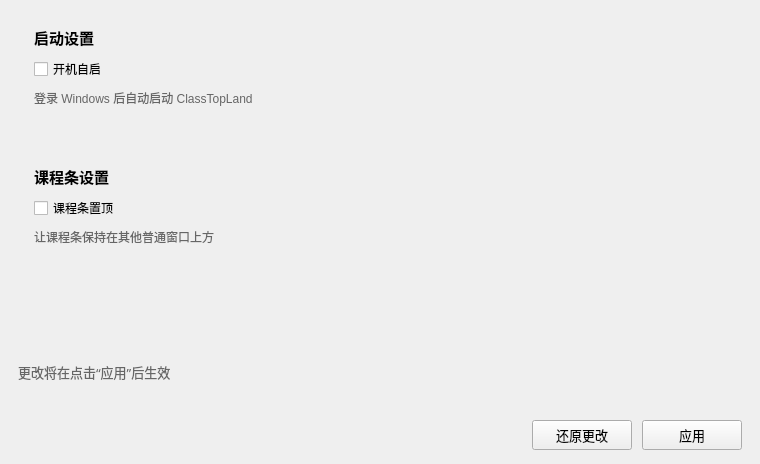
<?xml version="1.0" encoding="UTF-8"?>
<ui version="4.0">
 <class>GeneralSettingsTab</class>
 <widget class="QWidget" name="generalSettingsTab">
  <property name="geometry">
   <rect>
    <x>0</x>
    <y>0</y>
    <width>760</width>
    <height>464</height>
   </rect>
  </property>
  <property name="font">
   <font>
    <family>Microsoft YaHei</family>
    <pointsize>10</pointsize>
   </font>
  </property>
  <property name="windowTitle">
   <string>通用设置</string>
  </property>
  <property name="styleSheet">
   <string notr="true">QWidget#generalSettingsTab { background: #ffffff; }
QWidget#generalSettingsTab QPushButton:disabled { background: #e5e5e5; color: #888888; }</string>
  </property>
  <layout class="QVBoxLayout" name="generalSettingsLayout" stretch="0,0,1,0,0,0">
   <property name="leftMargin">
    <number>18</number>
   </property>
   <property name="topMargin">
    <number>14</number>
   </property>
   <property name="rightMargin">
    <number>18</number>
   </property>
   <property name="bottomMargin">
    <number>14</number>
   </property>
   <property name="spacing">
    <number>10</number>
   </property>
   <item>
    <widget class="QFrame" name="generalStartupCard">
     <layout class="QVBoxLayout" name="startupLayout">
      <property name="leftMargin">
       <number>16</number>
      </property>
      <property name="topMargin">
       <number>12</number>
      </property>
      <property name="rightMargin">
       <number>16</number>
      </property>
      <property name="bottomMargin">
       <number>14</number>
      </property>
      <property name="spacing">
       <number>8</number>
      </property>
      <item>
       <widget class="QLabel" name="startupTitle">
        <property name="font">
         <font>
          <pointsize>11</pointsize>
          <bold>true</bold>
         </font>
        </property>
        <property name="text">
         <string>启动设置</string>
        </property>
       </widget>
      </item>
      <item>
       <widget class="QCheckBox" name="autoStartCheckBox">
        <property name="sizePolicy">
         <sizepolicy hsizetype="Maximum" vsizetype="Preferred">
          <horstretch>0</horstretch>
          <verstretch>0</verstretch>
         </sizepolicy>
        </property>
        <property name="accessibleDescription">
         <string>登录 Windows 后自动启动 ClassTopLand</string>
        </property>
        <property name="text">
         <string>开机自启</string>
        </property>
       </widget>
      </item>
      <item>
       <widget class="QLabel" name="startupDescription">
        <property name="styleSheet">
         <string notr="true">color:#666666;</string>
        </property>
        <property name="text">
         <string>登录 Windows 后自动启动 ClassTopLand</string>
        </property>
        <property name="wordWrap">
         <bool>true</bool>
        </property>
       </widget>
      </item>
      <item>
       <widget class="QLabel" name="autoStartCheckBoxError">
        <property name="styleSheet">
         <string notr="true">color:#b42318;</string>
        </property>
        <property name="text">
         <string/>
        </property>
        <property name="wordWrap">
         <bool>true</bool>
        </property>
       </widget>
      </item>
     </layout>
    </widget>
   </item>
   <item>
    <widget class="QFrame" name="generalCourseBarCard">
     <layout class="QVBoxLayout" name="courseBarLayout">
      <property name="leftMargin">
       <number>16</number>
      </property>
      <property name="topMargin">
       <number>12</number>
      </property>
      <property name="rightMargin">
       <number>16</number>
      </property>
      <property name="bottomMargin">
       <number>14</number>
      </property>
      <property name="spacing">
       <number>8</number>
      </property>
      <item>
       <widget class="QLabel" name="courseBarTitle">
        <property name="font">
         <font>
          <pointsize>11</pointsize>
          <bold>true</bold>
         </font>
        </property>
        <property name="text">
         <string>课程条设置</string>
        </property>
       </widget>
      </item>
      <item>
       <widget class="QCheckBox" name="alwaysOnTopCheckBox">
        <property name="sizePolicy">
         <sizepolicy hsizetype="Maximum" vsizetype="Preferred">
          <horstretch>0</horstretch>
          <verstretch>0</verstretch>
         </sizepolicy>
        </property>
        <property name="accessibleDescription">
         <string>让课程条保持在其他普通窗口上方</string>
        </property>
        <property name="text">
         <string>课程条置顶</string>
        </property>
       </widget>
      </item>
      <item>
       <widget class="QLabel" name="courseBarDescription">
        <property name="styleSheet">
         <string notr="true">color:#666666;</string>
        </property>
        <property name="text">
         <string>让课程条保持在其他普通窗口上方</string>
        </property>
        <property name="wordWrap">
         <bool>true</bool>
        </property>
       </widget>
      </item>
      <item>
       <widget class="QLabel" name="alwaysOnTopCheckBoxError">
        <property name="styleSheet">
         <string notr="true">color:#b42318;</string>
        </property>
        <property name="text">
         <string/>
        </property>
        <property name="wordWrap">
         <bool>true</bool>
        </property>
       </widget>
      </item>
     </layout>
    </widget>
   </item>
   <item>
    <spacer name="generalSettingsSpacer">
     <property name="orientation">
      <enum>Qt::Orientation::Vertical</enum>
     </property>
     <property name="sizeHint" stdset="0">
      <size>
       <width>20</width>
       <height>40</height>
      </size>
     </property>
    </spacer>
   </item>
   <item>
    <widget class="QLabel" name="applyHint">
     <property name="styleSheet">
      <string notr="true">color:#666666;</string>
     </property>
     <property name="text">
      <string>更改将在点击“应用”后生效</string>
     </property>
     <property name="wordWrap">
      <bool>true</bool>
     </property>
    </widget>
   </item>
   <item>
    <widget class="QLabel" name="generalSettingsStatus">
     <property name="text">
      <string/>
     </property>
     <property name="wordWrap">
      <bool>true</bool>
     </property>
    </widget>
   </item>
   <item>
    <layout class="QHBoxLayout" name="generalSettingsActions">
     <item>
      <spacer name="actionsSpacer">
       <property name="orientation">
        <enum>Qt::Orientation::Horizontal</enum>
       </property>
       <property name="sizeHint" stdset="0">
        <size>
         <width>40</width>
         <height>20</height>
        </size>
       </property>
      </spacer>
     </item>
     <item>
      <widget class="QPushButton" name="restoreGeneralSettingsButton">
       <property name="minimumSize">
        <size>
         <width>100</width>
         <height>30</height>
        </size>
       </property>
       <property name="text">
        <string>还原更改</string>
       </property>
      </widget>
     </item>
     <item>
      <widget class="QPushButton" name="applyGeneralSettingsButton">
       <property name="minimumSize">
        <size>
         <width>100</width>
         <height>30</height>
        </size>
       </property>
       <property name="text">
        <string>应用</string>
       </property>
      </widget>
     </item>
    </layout>
   </item>
  </layout>
 </widget>
 <tabstops>
  <tabstop>autoStartCheckBox</tabstop>
  <tabstop>alwaysOnTopCheckBox</tabstop>
  <tabstop>restoreGeneralSettingsButton</tabstop>
  <tabstop>applyGeneralSettingsButton</tabstop>
 </tabstops>
 <resources/>
 <connections/>
</ui>
